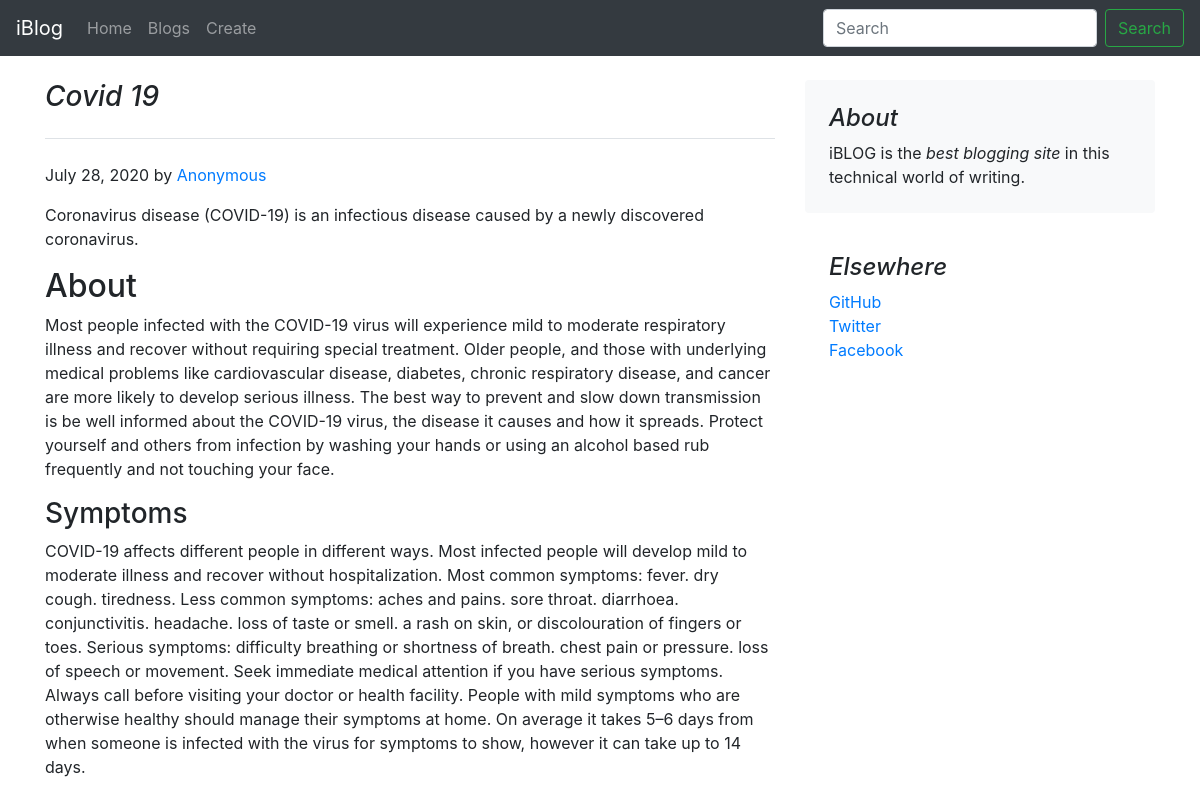
The app's page /blogpost/1 with its own data.
### blog/models.py (models this page shows, shortened)
class Blogpost(models.Model):
    post_id=models.AutoField(primary_key=True)
    title=models.CharField(max_length=50,default='',help_text='enter title of blog')
    head0=models.CharField(max_length=100,default='')
    chead0=models.CharField(max_length=5000, default='')
    head1=models.CharField(max_length=500, default='')
    chead1=models.CharField(max_length=5000, default='')
    head2=models.CharField(max_length=500, default='')
    chead2=models.CharField(max_length=5000, default='')
    pub_date=models.DateField(default=datetime.now,blank=True)
    author=models.CharField(max_length=50,default='Anonymous')
    thumbnail=models.ImageField(upload_to='blog/media',default='')

### blog/views.py (the view)
# urls.py: path('blogpost/<int:id>',views.blogpost),
def blogpost(request, id):
    post=Blogpost.objects.filter(post_id=id)[0]
    return render(request,'blog/blogpost.html',{'posts':post})

### blog/templates/blog/blogpost.html (shortened to what this page needs)
{% extends 'blog/basic.html' %}
{% block body %}
<div class="container mt-4">
    <div class="row">
        <div class="col-md-8 blog-main">
            <h3 class="pb-4 mb-4 font-italic border-bottom">
                {{ posts.title }}
            </h3>
            <div class="blog-post">
                <p class="blog-post-meta">{{ posts.pub_date }} by <a href="#">{{ posts.author }}</a></p>
                <p>{{ posts.chead0 }}</p>
                <h2>{{ posts.head1 }}</h2>
                <p>{{ posts.chead1 }}</p>
                <h3>{{ posts.head2 }}</h3>
                <p>{{ posts.chead2 }}</p>
            </div>
        </div>
        <aside class="col-md-4 blog-sidebar">
            <div class="p-4 mb-3 bg-light rounded">
                <h4 class="font-italic">About</h4>
                <p class="mb-0">iBLOG is the<em> best blogging site </em> in this technical world of writing.</p>
            </div>
            <div class="p-4">
                <h4 class="font-italic">Elsewhere</h4>
                <ol class="list-unstyled">
                    <li><a href="https://www.github.com/Shashish-Mishra">GitHub</a></li>
                    <li><a href="#">Twitter</a></li>
                    <li><a href="#">Facebook</a></li>
                </ol>
            </div>
        </aside>
    </div>
</div>
{% endblock %}

### blog/templates/blog/basic.html (shortened to what this page needs)
<!doctype html>
<html lang="en">
  <head>
    <link rel="stylesheet" href="https://stackpath.bootstrapcdn.com/bootstrap/4.5.0/css/bootstrap.min.css">
  </head>
  <body>
    <nav class="navbar navbar-expand-lg navbar-dark bg-dark">
  <a class="navbar-brand" href="/home/">iBlog</a>
  <div class="collapse navbar-collapse" id="navbarSupportedContent">
    <ul class="navbar-nav mr-auto">
      <li class="nav-item">
        <a class="nav-link" href="/home/">Home <span class="sr-only">(current)</span></a>
      </li>
      <li class="nav-item">
        <a class="nav-link" href="/blogs/">Blogs</a>
      </li>
       <li class="nav-item">
        <a class="nav-link" href="/add/">Create</a>
      </li>
    </ul>
    <form class="form-inline my-2 my-lg-0" action="/search">
      <input class="form-control mr-sm-2" type="search" name="search" id="search" placeholder="Search" aria-label="Search">
      <button class="btn btn-outline-success my-2 my-sm-0" type="submit">Search</button>
    </form>
  </div>
</nav>
    {%block body%}
    {%endblock%}
  </body>
</html>

### records on screen
Blogpost: title "Covid 19", pub_date "July 28, 2020", author "Anonymous", chead0 "Coronavirus disease (COVID-19) is an infectious disease caused by a newly discovered coronavirus.", head1 "About", chead1 "Most people infected with the COVID-19 virus will experience mild to moderate respiratory illness and recover without requiring special treatment. Older people, and those with underlying medical problems like cardiovascular disease, diabetes, chronic respiratory disease, and cancer are more likely to develop serious illness. The best way to prevent and slow down transmission is be well informed about the COVID-19 virus, the disease it causes and how it spreads. Protect yourself and others from infection by washing your hands or using an alcohol based rub frequently and not touching your face.", head2 "Symptoms", chead2 "COVID-19 affects different people in different ways. Most infected people will develop mild to moderate illness and recover without hospitalization. Most common symptoms: fever. dry cough. tiredness. Less common symptoms: aches and pains. sore throat. diarrhoea. conjunctivitis. headache. loss of taste or smell. a rash on skin, or discolouration of fingers or toes. Serious symptoms: difficulty breathing or shortness of breath. chest pain or pressure. loss of speech or movement. Seek immediate medical attention if you have serious symptoms. Always call before visiting your doctor or health facility. People with mild symptoms who are otherwise healthy should manage their symptoms at home. On…"
